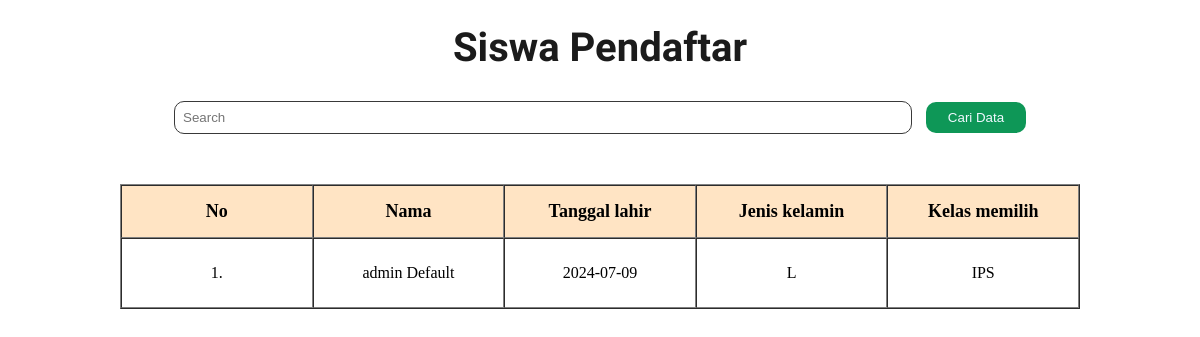
The page /cekUser/cekUser.php?keyword=admin Default (signed in) on the database its author committed.
### tables this page shows
CREATE TABLE `siswa` (
  `id` int(11) NOT NULL,
  `nama` varchar(100) NOT NULL,
  `tanggal_lahir` date DEFAULT NULL,
  `jenis_kelamin` enum('L','P') DEFAULT NULL,
  `email` varchar(255) DEFAULT NULL,
  `kelas` enum('IPA','IPS','BAHASA') DEFAULT NULL
);

### cekUser/cekUser.php (the view, shortened to what this page needs)
<?php
    $conn = mysqli_connect("localhost" , "u2203040039","u2203040039","dbu2203040039") ;
    if (isset($_GET['keyword'])) {
        $data = $_GET['keyword'] ;
    } else {
        $data = '' ;
    }
    if ($data) {
        $query = "SELECT * FROM siswa WHERE
                        nama LIKE '%$data%' OR
                        jenis_kelamin LIKE '%$data%' OR
                        kelas LIKE '%$data%'" ;
        $siswaS = query($query) ;
    } else {
        $siswaS = query("SELECT * FROM siswa") ;
    }
    function query($query) {
        global $conn ;
        $result = mysqli_query($conn,$query) ;
        $t_siswa = [] ;
        while ($siswaS = mysqli_fetch_assoc($result)) {
            $t_siswa[] = $siswaS ;
        }
        return $t_siswa ;
    }
?>
<!DOCTYPE html>
<html lang="en">
<head>
    <link rel="stylesheet" href="style.css">
</head>
<body>
    <div class="container">
        <div class="head">
            <h1>Siswa Pendaftar</h1>
        </div>
        <div class="cari">
            <form action="" method="get">
                <input type="text" name="keyword" id="keyword" placeholder="Search">
                <button type="submit"> Cari Data</button>
            </form>
        </div>
        <div class="tableS">
            <table width="80%" cellpadding="10" cellspacing="0" border="1">
                <tr>
                    <th width="20%">No</th>
                    <th width="20%">Nama</th>
                    <th width="20%">Tanggal lahir</th>
                    <th width="20%">Jenis kelamin</th>
                    <th width="20%">Kelas memilih</th>
                </tr>
                <?php $i = 1 ?>
                <?php foreach ($siswaS as $siswa) :?>
                    <tr>
                        <td><?php echo $i ?>. </td>
                        <td><?php echo $siswa["nama"] ; ?></td>
                        <td><?php echo $siswa["tanggal_lahir"] ; ?></td>
                        <td><?php echo $siswa["jenis_kelamin"] ; ?></td>
                        <td><?php echo $siswa["kelas"] ; ?> </td>
                    </tr>
                    <?php $i++ ?>
                <?php endforeach; ?>
            </table>
        </div>
    </div>
</body>
</html>

### cekUser/style.css (style rules this page uses)
* { padding: 0; margin: 0; }
body { overflow-x: hidden; min-width: 100vw; min-height: 100vh; }
.head { margin-top: 3vh; }
.head h1 { font-family: "Carter One", system-ui; text-align: center; font-size: 40px; color: rgb(27, 27, 27); }
.cari { margin-top: 30px; text-align: center; margin-bottom: 50px; }
.cari form input { padding: 8px; width: 60%; border-radius: 10px; border: 1.5px solid rgb(57, 57, 57); }
.cari form button { width: 100px; border-radius: 10px; padding: 8px; margin-left: 10px; background-color: rgb(14, 151, 87); color: aliceblue; cursor: pointer; border: 0px solid rgb(57, 57, 57); font-weight: 500; }
.tableS { text-align: center; margin: auto; margin-top: 30px; margin-bottom: 40px; }
.tableS table { margin: auto; }
.tableS table tr th { background-color: bisque; font-size: 18px; padding: 15px; }
.tableS table tr td { padding: 25px; }

### rows shown on the page
siswa: nama "admin Default", tanggal_lahir "2024-07-09", jenis_kelamin "L", kelas "IPS"
